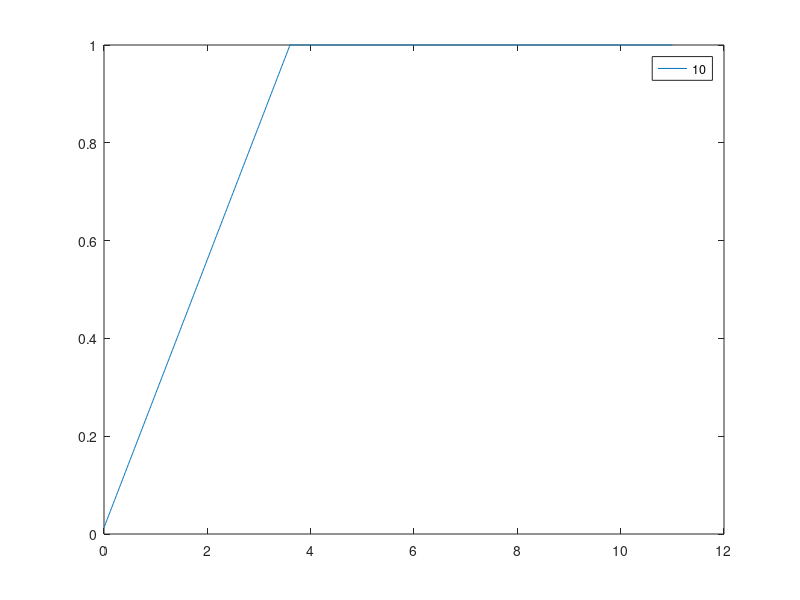

Write MATLAB code to recreate this figure.

% Implements equations from Bianciardi et al., 2015
% Reproduces figure 1

% MRI acquisition settings:
FA_deg = [10 30 45 65 90]; % flip angle in degrees to plot
FA_all = (FA_deg*2*pi)/360; % flip angle in radians
TE = 0;
TR = 0.033;

V = 0:0.01:11; % cm/s
Vc = 3.6; % cm/s ST/TR (ST = slice thickness) speed at which there is complete inflow of new spins

% 7T tissue parameters [blood WM GM CSF] from Bianciardi
T1 = [2.5 1.2 2.1 4.4]; % seconds longitudinal recovery rate
T2s = 1; % displays are for TE = 0, T2s can be anything as equations have TE/T2s;

% 3T tissue parameters [blood WM GM CSF] from Bianciardi
% T1 = [1.7 0.8 1.3 4.4]; % seconds longitudinal recovery rate

tt = 1; % tissue type: 1=blood 2=WM 3=GM 4=CSF

%%

% figure,hold on
for FA = FA_all
    
    G = 1; % a gain factor
    M0 = 1;

    q = exp(-TR/T1(tt))*cos(FA);

    Mxy = NaN(size(V));

    % regime 1 v==0:
    for kk = find(V==0)   
        MzV0 = (M0 * (1-exp(-TR/T1(tt))))/(1-q);
        Mxy(kk) = G * sin(FA) * MzV0 * exp(-TE/T2s);
    end

    % regime 2 v<vc:
    for kk = find(V>0 & V<Vc) 
        MzV0 = (M0 * (1-exp(-TR/T1(tt))))/(1-q);
        Mxy(kk) = G * sin(FA) * (MzV0 + (M0-MzV0)*(1-q.^(Vc/V(kk)))/((Vc/V(kk))*(1-q)) )* exp(-TE/T2s);
    end

    % regime 3 v>vc:
    for kk = find(V>=Vc) 
        Mxy(kk) = G * sin(FA) * M0 * exp(-TE/T2s);
    end
    plot(V,Mxy)
end
legend(int2str(FA_deg'))
